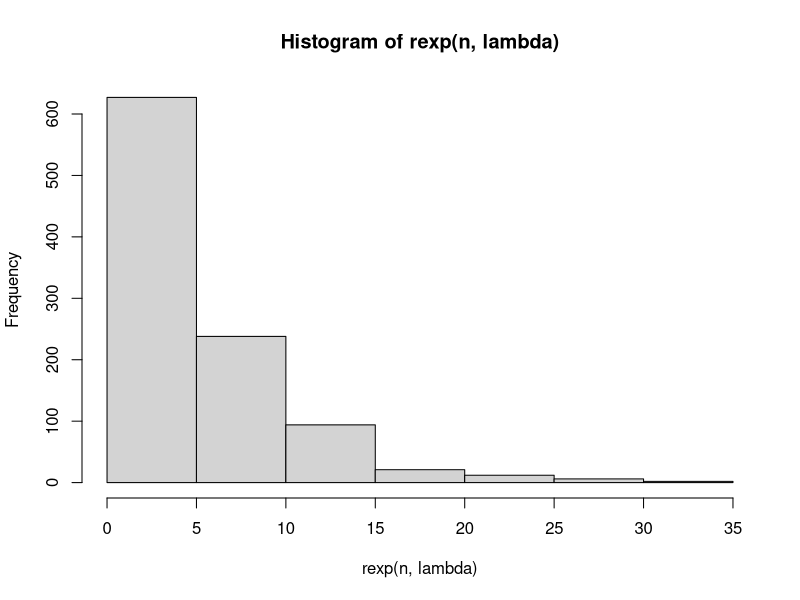
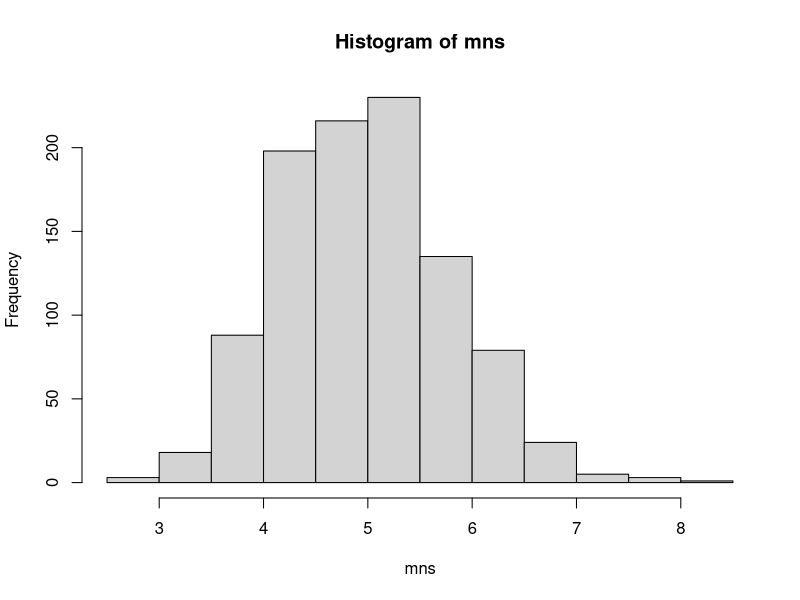

Source code (R) for these figures, in order:
## ---- chunk 1
lambda <- 0.2
n <- 1000
hist(rexp(n, lambda))
## ---- chunk 2
mns = NULL
for (i in 1 : 1000) mns = c(mns, mean(rexp(40, lambda)))
hist(mns)
## ---- chunk 3
mean(mns)
## ---- chunk 4
1/lambda
## ---- chunk 5
abs(mean(mns) - 1/lambda) / (1/lambda)
## ---- chunk 6
vars = NULL
for (i in 1 : 1000) vars = c(vars, var(rexp(40, lambda)))
sample.var <- mean(vars)
sample.var
## ---- chunk 7
theoretical.var <- (1/lambda)^2
theoretical.var
## ---- chunk 8
abs(sample.var - theoretical.var) / theoretical.var
